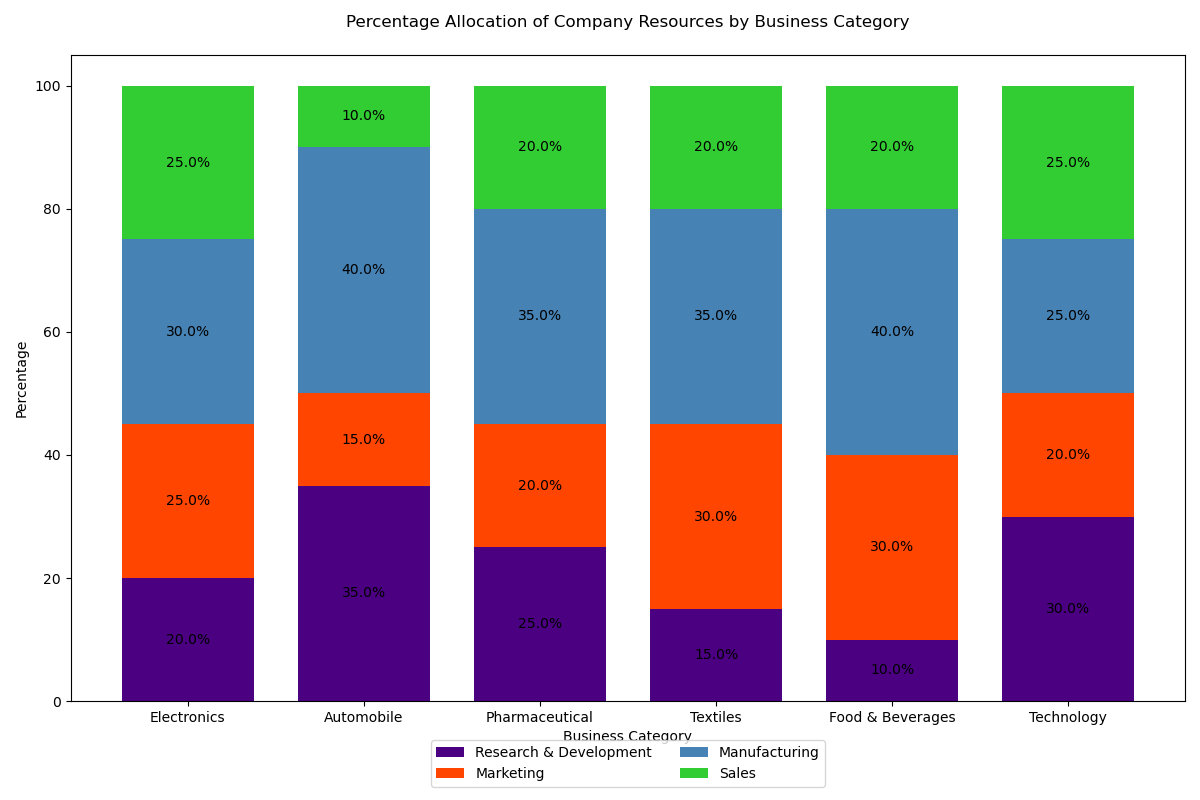

Recreate this plot in Python.

import matplotlib.pyplot as plt
import pandas as pd
import seaborn as sns

data = [
    {'Category': 'Electronics', 'Research & Development': 20, 'Marketing': 25, 'Manufacturing': 30, 'Sales': 25},
    {'Category': 'Automobile', 'Research & Development': 35, 'Marketing': 15, 'Manufacturing': 40, 'Sales': 10},
    {'Category': 'Pharmaceutical', 'Research & Development': 25, 'Marketing': 20, 'Manufacturing': 35, 'Sales': 20},
    {'Category': 'Textiles', 'Research & Development': 15, 'Marketing': 30, 'Manufacturing': 35, 'Sales': 20},
    {'Category': 'Food & Beverages', 'Research & Development': 10, 'Marketing': 30, 'Manufacturing': 40, 'Sales': 20},
    {'Category': 'Technology', 'Research & Development': 30, 'Marketing': 20, 'Manufacturing': 25, 'Sales': 25}
]

df = pd.DataFrame(data)
df.set_index('Category', inplace=True)

df_percentage = df.div(df.sum(axis=1), axis=0) * 100

fig, ax = plt.subplots(figsize=(12, 8))

bar_width = 0.75
categories = df_percentage.index
colors = ['#4B0082', '#FF4500', '#4682B4', '#32CD32']

bottom = [0] * len(df_percentage)

for i, col in enumerate(df.columns):
    ax.bar(categories, df_percentage[col], bar_width, label=col, color=colors[i], bottom=bottom)
    bottom = bottom + df_percentage[col].values

ax.set_ylabel('Percentage')
ax.set_xlabel('Business Category')
ax.set_title('Percentage Allocation of Company Resources by Business Category', pad=20)
ax.legend(loc='upper center', bbox_to_anchor=(0.5, -0.05), ncol=2)

for p in ax.patches:
    width, height = p.get_width(), p.get_height()
    x, y = p.get_xy()
    if height > 0:
        ax.text(x + width / 2,
                y + height / 2,
                f"{height:.1f}%",
                ha='center',
                va='center')

plt.tight_layout()
plt.show()
